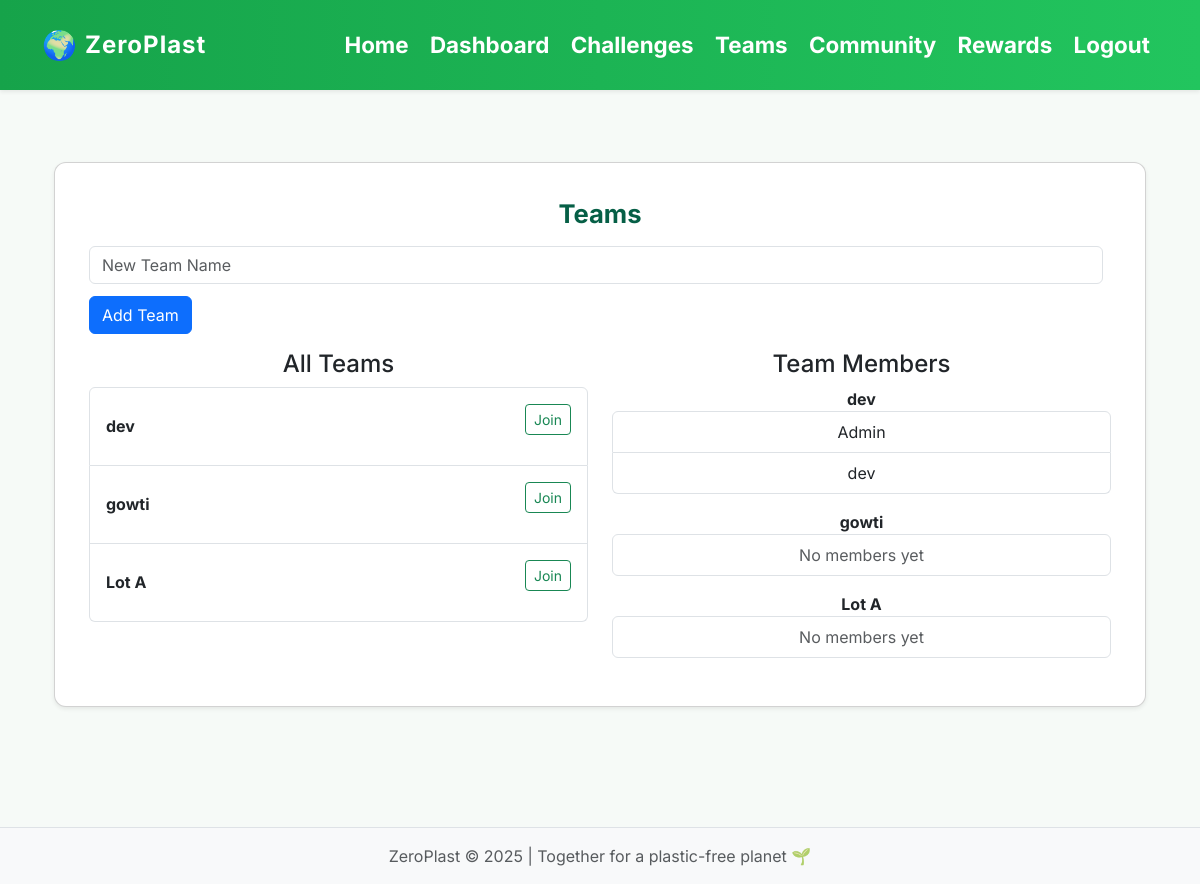
The page /teams (signed in) on the database its author committed.
### models.py (models this page shows)
class Team(db.Model):
    id = db.Column(db.Integer, primary_key=True)
    name = db.Column(db.String(120), unique=True, nullable=False)
    members = db.relationship('User', secondary='team_membership',
                              primaryjoin='Team.id==TeamMembership.team_id',
                              secondaryjoin='User.id==TeamMembership.user_id',
                              backref='teams', lazy='dynamic')

class User(UserMixin, db.Model):
    id = db.Column(db.Integer, primary_key=True)
    username = db.Column(db.String(150), unique=True)
    password = db.Column(db.String(150))
    email = db.Column(db.String(150), unique=True)
    role = db.Column(db.String(20), default='user')
    logs = db.relationship('PlasticLog', backref='user')

### routes/teams.py (the view)
@teams_bp.route('/teams', methods=['GET', 'POST'])
@login_required
def teams():
    teams = models.Team.query.all()
    joined_team = None
    membership = models.TeamMembership.query.filter_by(user_id=current_user.id).first()
    if membership:
        joined_team = models.Team.query.get(membership.team_id)
    return render_template('teams.html', teams=teams, joined_team=joined_team)

### main.py (called while the page is built)
@login_manager.user_loader
def load_user(user_id):
    return models.User.query.get(int(user_id))

### templates/teams.html (shortened to what this page needs)
{% extends "base.html" %}
{% block content %}
<div class="container py-4">
  <div class="card shadow-sm mb-4">
    <div class="card-body">
      <h2 class="fw-bold mb-3">Teams</h2>
      <div class="mb-3">
        <form method="post" action="{{ url_for('teams.create') }}" class="d-flex mb-3">
          <input type="text" name="name" class="form-control me-2" placeholder="New Team Name" required>
          <button type="submit" class="btn btn-primary">Add Team</button>
        </form>
      </div>
      <div class="row">
        <div class="col-md-6">
          <h4>All Teams</h4>
          <ul class="list-group mb-4">
            {% for team in teams %}
              <li class="list-group-item d-flex justify-content-between align-items-center">
                <b>{{ team.name }}</b>
                {% if joined_team and team.id == joined_team.id %}
                  <span class="badge bg-success ms-2">Joined</span>
                  <form method="post" action="{{ url_for('teams.leave') }}" class="d-inline">
                    <input type="hidden" name="team_id" value="{{ team.id }}">
                    <button type="submit" class="btn btn-sm btn-outline-danger ms-2">Leave</button>
                  </form>
                {% else %}
                  <form method="post" action="{{ url_for('teams.join') }}" class="d-inline">
                    <button type="submit" class="btn btn-sm btn-outline-success ms-2">Join</button>
                  </form>
                {% endif %}
              </li>
            {% endfor %}
          </ul>
        </div>
        <div class="col-md-6">
          <h4>Team Members</h4>
          {% for team in teams %}
            <div class="mb-3">
              <b>{{ team.name }}</b>
              <ul class="list-group">
                {% for member in team.members %}
                  <li class="list-group-item">{{ member.username }}</li>
                {% else %}
                  <li class="list-group-item text-muted">No members yet</li>
                {% endfor %}
              </ul>
            </div>
          {% endfor %}
        </div>
      </div>
    </div>
  </div>
</div>
{% endblock %}

### static/css/styles.css (style rules this page uses)
body { font-family: 'Inter', 'Segoe UI', Tahoma, Geneva, Verdana, sans-serif; background: #f6faf7; color: #1f2937; margin: 0; padding: 0; }
h2 { font-size: 1.6rem; margin: 4px 0 14px 0; color: #065f46; }
.card { flex: 1; min-width: 200px; background: #ffffff; padding: 16px 18px; border-radius: 12px; box-shadow: 0 10px 18px rgba(6, 95, 70, 0.06); text-align: center; }
form { display: flex; gap: 12px; flex-wrap: wrap; margin: 8px 0 22px 0; }
form input, form button { padding: 10px 14px; border-radius: 8px; border: 1px solid #bbf7d0; font-size: 1rem; }
form button { background: #22c55e; color: white; border: none; cursor: pointer; border-radius: 10px; transition: background 0.25s ease, transform 0.05s ease; }

### rows shown on the page
Team: name "dev"
Team: name "gowti"
Team: name "Lot A"
User: username "Admin"
User: username "dev"
